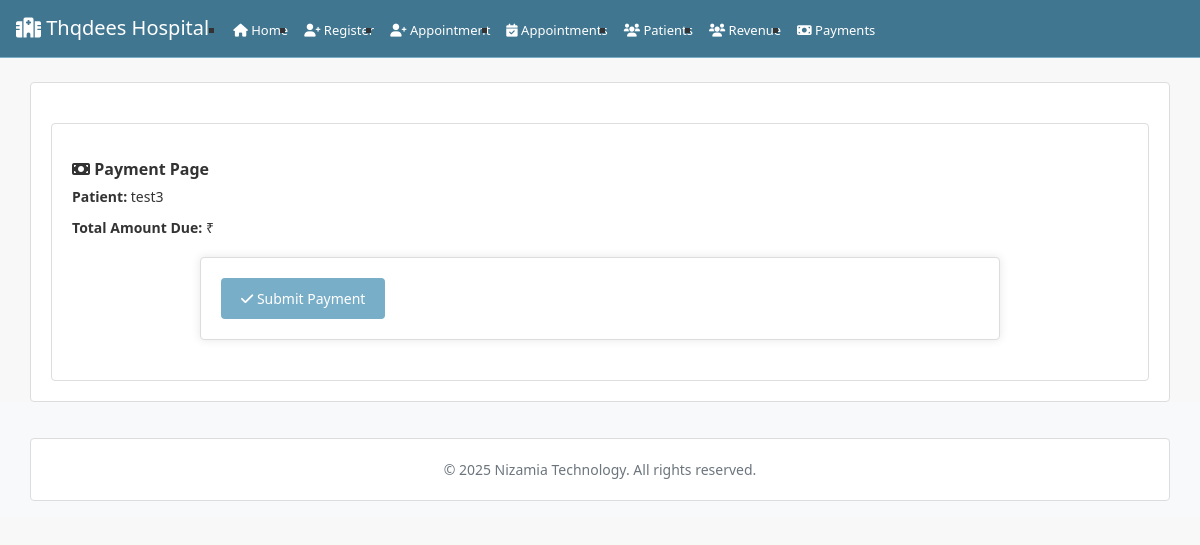
The app's page /hospital/payment/2/, older data.
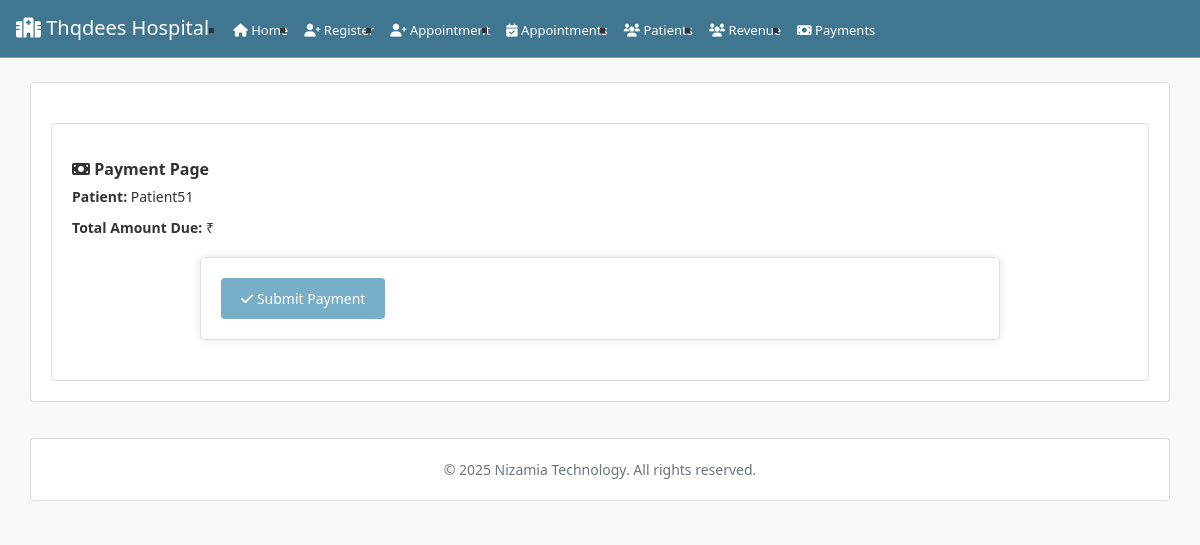
The same page, newer data.
### hospital/models.py (models this page shows, shortened)
class Appointment(models.Model):
    PAYMENT_MODES = [
        ('Cash', 'Cash'),
        ('UPI', 'UPI'),
        ('Card', 'Card'),
        ('Credit', 'Credit'),
    ]
    patient = models.ForeignKey(Patient, on_delete=models.CASCADE, related_name="appointments")
    doctor = models.ForeignKey(Doctor, on_delete=models.CASCADE, related_name="appointments")
    department = models.ForeignKey(Department, on_delete=models.SET_NULL, null=True, blank=True)
    date = models.DateField()
    appointment_time = models.DateTimeField(auto_now_add=True)
    token = models.IntegerField(default=1)  # Ensure token is not NULL
    consultation_fee = models.DecimalField(max_digits=10, decimal_places=2, default=0.00)
    amount_paid = models.DecimalField(max_digits=10, decimal_places=2, default=0.00)
    payment_status = models.CharField(max_length=20, default='Pending')
    payment_mode = models.CharField(max_length=50, choices=PAYMENT_MODES)
    next_appointment_date = models.DateField(blank=True, null=True)

class Patient(models.Model):
    TITLE_CHOICES = [
        ('Mr', 'Mr'),
        ('Miss', 'Miss'),
        ('Mrs', 'Mrs'),
        ('Ms', 'Ms'),
        ('Master', 'Master'),
        ('Baby', 'Baby'),
        ('Baby of', 'Baby of'),
        ('Dr', 'Dr'),
    ]
    GENDER_CHOICES = [
        ('Male', 'Male'),
        ('Female', 'Female'),
        ('Other', 'Other'),
    ]
    title = models.CharField(max_length=10, choices=TITLE_CHOICES)
    name = models.CharField(max_length=100)
    gender = models.CharField(max_length=10, choices=GENDER_CHOICES)
    phone_number = models.CharField(max_length=15)
    address = models.TextField()
    uhid = models.CharField(max_length=20, unique=True, blank=True, null=True)
    registration_fee_paid = models.BooleanField(default=False)

### hospital/views.py (the view, shortened to what this page needs)
# urls.py: path('payment/<int:appointment_id>/', views.payment_page, name='payment_page'),
def payment_page(request, appointment_id):
    appointment = get_object_or_404(Appointment, id=appointment_id)
    total_amount = appointment.consultation_fee + 30  # Add registration fee
    return render(request, 'payment_page.html', {'appointment': appointment})

### hospital/templates/payment_page.html (shortened to what this page needs)
{% extends "base.html" %}
{% block content %}
<div class="container">
    <h2><i class="fas fa-money-bill"></i> Payment Page</h2>
    <p><strong>Patient:</strong> {{ appointment.patient.name }}</p>
    <p><strong>Total Amount Due:</strong> ₹{{ total_amount }}</p>
    <form method="post">
        <button type="submit" class="btn btn-primary">
            <i class="fas fa-check"></i> Submit Payment
        </button>
    </form>
</div>
{% endblock %}

Row changes from the older to the newer data that the page shows:
changed Appointment: patient.name "test3" → "Patient51"
